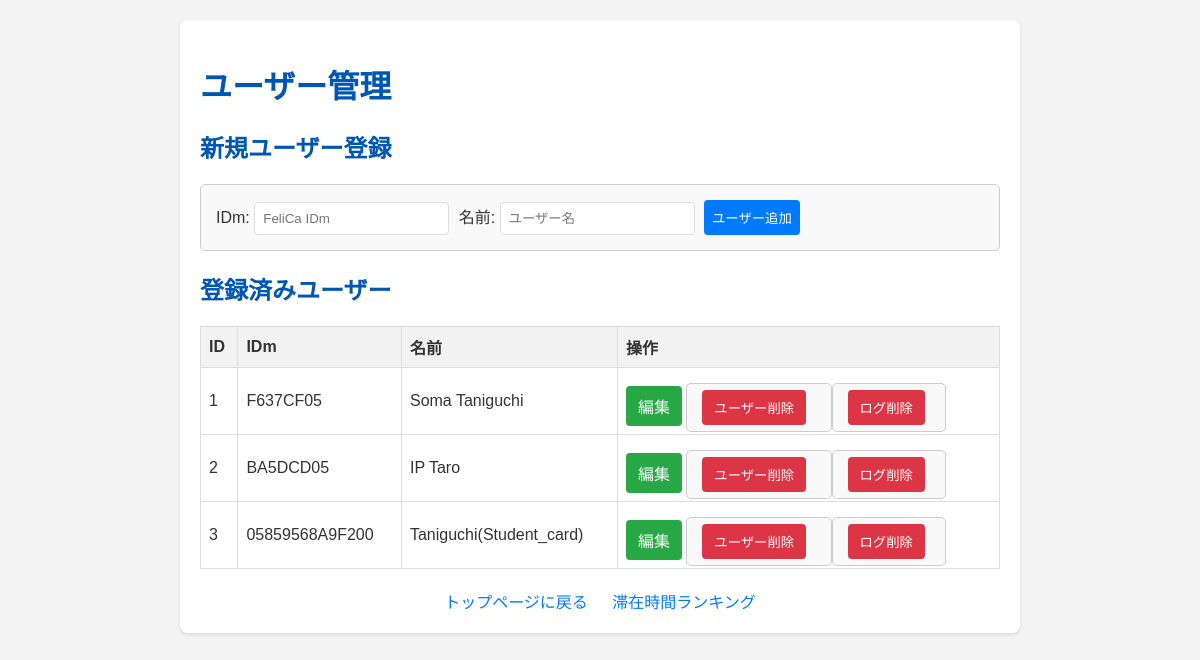
Screenshot of /users with the database file from the repository.
### app.py (models this page shows, shortened)
class User(db.Model):
    id = db.Column(db.Integer, primary_key=True)
    idm = db.Column(db.String(160), unique=True, nullable=False)
    name = db.Column(db.String(80), nullable=False)

### app.py (the view, shortened to what this page needs)
@app.route('/users', methods=['GET', 'POST'])
def manage_users():
    users = User.query.all()
    return render_template('users.html', users=users)

### templates/users.html (shortened to what this page needs)
<!DOCTYPE html>
<html lang="ja">
<head>
</head>
<body>
    <div class="container">
        <h1>ユーザー管理</h1>
        <h2>新規ユーザー登録</h2>
        <form method="POST" action="{{ url_for('manage_users') }}">
            <label for="idm">IDm:</label>
            <input type="text" id="idm" name="idm" placeholder="FeliCa IDm" required>
            <label for="name">名前:</label>
            <input type="text" id="name" name="name" placeholder="ユーザー名" required>
            <input type="submit" value="ユーザー追加">
        </form>
        <h2>登録済みユーザー</h2>
        {% if users %}
            <table>
                <thead>
                    <tr>
                        <th>ID</th>
                        <th>IDm</th>
                        <th>名前</th>
                        <th>操作</th>
                    </tr>
                </thead>
                <tbody>
                    {% for user in users %}
                        <tr>
                            <td>{{ user.id }}</td>
                            <td>{{ user.idm }}</td>
                            <td>{{ user.name }}</td>
                            <td>
                                <div class="button-group">
                                    <a href="{{ url_for('edit_user', user_id=user.id) }}" class="edit-button">編集</a>
                                    <form id="deleteUserForm-{{ user.id }}" method="POST" action="{{ url_for('manage_users') }}" style="display:inline;">
                                        <button type="button" onclick="confirmAndDeleteUser('{{ user.id }}', '{{ user.name }}');">ユーザー削除</button>
                                    </form>
                                    <form id="clearLogsForm-{{ user.id }}" method="POST" action="{{ url_for('clear_user_logs', user_id=user.id) }}" style="display:inline;">
                                        <button type="button" class="clear-logs-button" onclick="confirmAndClearLogs('{{ user.id }}', '{{ user.name }}');">ログ削除</button>
                                    </form>
                                </div>
                            </td>
                        </tr>
                    {% endfor %}
                </tbody>
            </table>
        {% else %}
            <p>登録されているユーザーはいません。</p>
        {% endif %}
        <div class="nav-link">
            <a href="{{ url_for('index') }}">トップページに戻る</a>
            <a href="{{ url_for('show_ranking') }}">滞在時間ランキング</a>
        </div>
    </div>
</body>
</html>

### templates/users.html (style rules this page uses)
body { font-family: Arial, sans-serif; margin: 20px; background-color: #f4f4f4; color: #333; }
h1, h2 { color: #0056b3; }
.container { max-width: 800px; margin: auto; background: #fff; padding: 20px; border-radius: 8px; box-shadow: 0 2px 4px rgba(0,0,0,0.1); }
table { width: 100%; border-collapse: collapse; margin-top: 20px; }
th, td { border: 1px solid #ddd; padding: 8px; text-align: left; }
th { background-color: #f2f2f2; }
form { margin-top: 20px; padding: 15px; border: 1px solid #ccc; border-radius: 5px; background-color: #f9f9f9; }
form input[type="text"], form input[type="submit"] { padding: 8px; margin-right: 5px; border-radius: 4px; border: 1px solid #ddd; }
form input[type="submit"] { background-color: #007bff; color: white; cursor: pointer; border: none; }
.button-group { margin-top: 10px; }
.button-group button { background-color: #dc3545; color: white; padding: 8px 12px; border: none; border-radius: 4px; cursor: pointer; margin-right: 5px; }
.edit-button { background-color: #28a745; color: white; padding: 8px 12px; border: none; border-radius: 4px; cursor: pointer; text-decoration: none; display: inline-block; }
.clear-logs-button { background-color: #ffc107; color: #333; padding: 8px 12px; border: none; border-radius: 4px; cursor: pointer; margin-right: 5px; }
.back-link, .nav-link { display: block; margin-top: 20px; text-align: center; }
.back-link a, .nav-link a { color: #007bff; text-decoration: none; margin: 0 10px; }

### rows the page displays
User: id "1", idm "F637CF05", name "Soma Taniguchi"
User: id "2", idm "BA5DCD05", name "IP Taro"
User: id "3", idm "05859568A9F200", name "Taniguchi(Student_card)"
